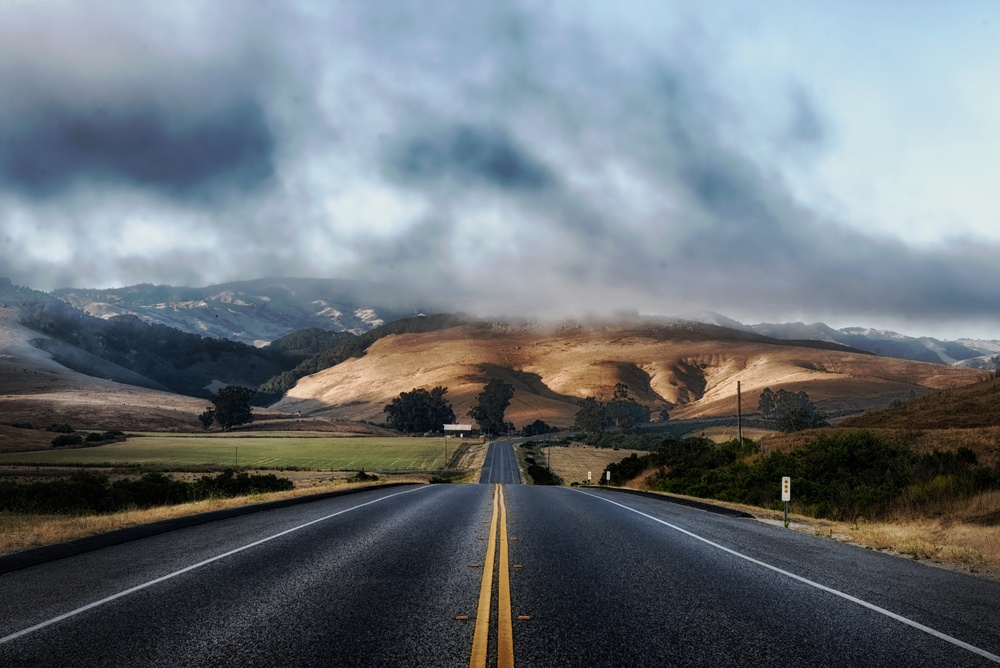
#> input picture tests/images/lane_test.jpeg, 1000 x 668 px, shrunk from 3200 x 2136 before the run
$ python -i lane_detection.py   (imports and definitions only)   (older library calls are emulated)
#> lines starting #> are read from the running program, lines starting #| are printed output that depends on the picture; after the words box and inside, x2 and y2 are one past the last pixel; in counts of white or black regions, pixels touching at a corner belong together
import cv2
import numpy as np
from numpy import linalg
import imageio
import time
import math


class _PixelLine:
    def __init__(self, x_0, y_0, x_1, y_1, diag_length):
        self.p_0, self.p_1 = ((x_0, y_0), (x_1, y_1)) if x_0 < x_1 else ((x_1, y_1), (x_0, y_0))
        self.p_0, self.p_1 = np.array(self.p_0), np.array(self.p_1)
        self.slope = float(y_1 - y_0) / float(x_1 - x_0 + 1e-32)
        self.theta = math.atan(self.slope)
        self.diag_length = diag_length

    def perp_dist(self, x, y):
        point = np.array([x, y])
        return linalg.norm(np.cross(self.p_1 - self.p_0, self.p_0 - point)) / linalg.norm(self.p_1 - self.p_0)

    def similar_angle(self, pixel_line, merge_leniency=5./360.):
        return abs(self.theta - pixel_line.theta) <= merge_leniency * 2 * np.pi

    def perp_near(self, pixel_line, merge_leniency=5./360.):
        perp_dist = max(min(self.perp_dist(*pixel_line.p_0),
                            self.perp_dist(*pixel_line.p_1)),
                        min(pixel_line.perp_dist(*self.p_0),
                            pixel_line.perp_dist(*self.p_1)))
        return perp_dist < self.diag_length * merge_leniency

    def can_combine(self, pixel_line, merge_leniency=5./360.):
        return self.similar_angle(pixel_line, merge_leniency) and self.perp_near(pixel_line, merge_leniency)

    def get_combinable(self, pixel_lines, merge_leniency=5./360.):
        return set([pixel_line for pixel_line in pixel_lines if
                    (self.can_combine(pixel_line, merge_leniency) and self != pixel_line)])


class LaneDetector:
    def __init__(self, gaussian_kernel=(5, 5), canny_thresholds=(40, 120), pixel_acc=2,
                 angle_acc=np.pi/45, vote_leniency=0.1, merge_leniency=1./36.):
        self.gaussian_kernel = gaussian_kernel
        self.canny_thresholds = canny_thresholds
        self.pixel_acc = pixel_acc
        self.angle_acc = angle_acc
        self.vote_leniency = vote_leniency
        self.merge_leniency = merge_leniency

    def detect(self, img, roi_only=False):
        """
        Detects the lane the vehicle is currently in, if any.

        :param img: <np.array> image in a numpy array. Should be <height x width x depth>
        :return: <np.array>, <tuple>
        a new image with the detected lanes in red, as well as the coordinates for the center line of the lane.
        """
        img = np.copy(img)

        # Mask lane colors, gaussian blur,
        img_color_masked = self.apply_lane_color_mask(img)
        img_edges = self.apply_canny([img_color_masked])
        img_roi = self.apply_roi_mask(img_edges)

        # Hough transform
        vote_leniency = round(self.vote_leniency * self.get_img_diag(img))
        lines = cv2.HoughLinesP(img_roi,
                                rho=self.pixel_acc,
                                theta=self.angle_acc,
                                threshold=vote_leniency,
                                minLineLength=vote_leniency / 8.,
                                maxLineGap=vote_leniency / 2.)
        lines = [] if lines is None else lines
        lines = [line[0] for line in lines]

        for line in lines:
            x_0, y_0, x_1, y_1 = line
            cv2.line(img, (x_0, y_0), (x_1, y_1), (0, 255, 0), 3)

        if roi_only:
            return img

        aggregate_lines = self.aggregate_lines(img, lines)
        lines = self.polyfit_lines(img, aggregate_lines)


        for line in lines:
            x_0, y_0, x_1, y_1 = line
            cv2.line(img, (x_0, y_0), (x_1, y_1), (255, 0, 0), 2)

        return img

    def apply_canny(self, imgs=()):
        if type(imgs) is not tuple and type(imgs) is not list:
            imgs = [imgs]
        net_img = np.zeros(imgs[0].shape[:2], dtype=np.uint8)
        for img in imgs:
            img = cv2.GaussianBlur(img, self.gaussian_kernel, 0)
            img = cv2.Canny(img,
                            self.canny_thresholds[0],
                            self.canny_thresholds[1],
                            apertureSize=3)
            net_img = cv2.bitwise_or(net_img, img)
        return net_img

    def apply_local_norm(self, img):
        float_img = img.astype(np.float) / 255.
        float_blurred = cv2.GaussianBlur(float_img, (0, 0), sigmaX=2, sigmaY=2)
        float_numerator = float_img - float_blurred
        float_blurred = cv2.GaussianBlur(float_numerator * float_numerator, (0, 0), sigmaX=20, sigmaY=20)
        float_denominator = cv2.pow(float_blurred, 0.5)
        float_img = float_numerator / float_denominator
        return (cv2.normalize(float_img, dst=float_img, alpha=0., beta=1., norm_type=cv2.NORM_MINMAX) * 255).astype(np.uint8)

    def apply_roi_mask(self, img, roi_mask=None):
        """
        Cuts out the region of interest and returns the resulting image

        :param img: <np.array>
        :return: <np.array>
        """
        roi_mask = roi_mask or self.get_roi_mask(img)
        img_roi = cv2.bitwise_and(img, roi_mask)

        return img_roi

    def apply_lane_color_mask(self, img, lane_color_mask=None):
        """
        Applies the lane color mask and returns the resulting image

        :param img: <np.array>
        :return: <np.array>
        """
        lane_color_mask = lane_color_mask or self.get_lane_color_mask(img)
        grey_img = cv2.cvtColor(img, cv2.COLOR_RGB2GRAY)
        img_masked = cv2.bitwise_and(grey_img, lane_color_mask)

        return img_masked

    def get_roi_mask(self, img):
        """
        Get region of interest mask

        :param img: <np.array> Image to mask
        :return: <np.array>
        """
        shape = img.shape
        mask = np.zeros(shape, np.uint8)
        shape = [np.array([
                           (0, round(shape[0] * 0.75)),
                           (0, shape[0]),
                           (shape[1], shape[0]),
                           (shape[1], round(shape[0] * 0.75)),
                           (round(shape[1] * 0.6), round(shape[0] * 0.666)),
                           (round(shape[1] * 0.4), round(shape[0] * 0.666))
                        ])]
        cv2.fillPoly(mask, shape, 255)
        return mask

    def get_lane_color_mask(self, img):
        """
        Calculates the lane color mask and returns it

        :param img: <np.array>
        :return: <np.array>
        """

        # Generate two derivative images, an HSV and a Greyscale
        hsv_img = cv2.cvtColor(img, cv2.COLOR_RGB2HSV)
        grey_img = cv2.cvtColor(img, cv2.COLOR_RGB2GRAY)

        # Set the lower and upper bound yellow colors, then get the masks for the yellow and white colors
        yellow_lower, yellow_upper = np.array([20, 100, 100], np.uint8), np.array([30, 255, 255], np.uint8)
        yellow_mask = cv2.inRange(hsv_img, yellow_lower, yellow_upper)
        white_mask = cv2.inRange(grey_img, 150, 255)

        # Calculate the mask (either yellow or white)
        lane_mask = cv2.bitwise_or(white_mask, yellow_mask)

        return lane_mask

    def get_img_diag(self, img):
        shape = img.shape
        return (shape[0] ** 2 + shape[1] ** 2) ** 0.5

    def aggregate_lines(self, img, lines):
        """
        Aggregates the lines and returns the whole lane lines

        :param img: <np.array>
        :param lines: <list of list of [x_0, y_0, x_1, y_1] list>
        :return:
        """
        if len(lines) == 0:
            return []
        lines = [_PixelLine(*line, self.get_img_diag(img)) for line in lines]
        lines = [line for line in lines if line.theta >= np.pi / 9. or line.theta <= -np.pi / 9.]
        unique_lines = set(lines)
        merge_leniency = self.merge_leniency
        line_sets = []
        while len(unique_lines) > 0:
            curr_root = unique_lines.pop()
            curr_set = {curr_root}
            fringe = curr_root.get_combinable(unique_lines, merge_leniency)
            unique_lines = unique_lines.difference(fringe)
            while len(fringe) > 0:
                curr_root = fringe.pop()
                fringe_update = curr_root.get_combinable(unique_lines, merge_leniency)
                fringe = fringe.union(fringe_update)
                unique_lines = unique_lines.difference(fringe_update)
                curr_set.add(curr_root)
            line_sets.append(curr_set)
        return line_sets

    def polyfit_lines(self, img, aggregate_lines):
        final_lines = []
        height, width, depth = img.shape
        y_upper, y_lower = (height * 2) // 3, round(height)
        for line_set in aggregate_lines:
            x = []
            y = []
            for line in line_set:
                x.extend([line.p_0[0], line.p_1[0]])
                y.extend([line.p_0[1], line.p_1[1]])
            line = np.polyfit(x, y, 1)
            a, b = line[0], line[1]
            x_0, y_0 = min(max(((y_upper - b) / a).astype(np.int), 1), width), y_upper
            x_1, y_1 =  min(max(((y_lower - b) / a).astype(np.int), 1), width), y_lower
            final_lines.append((x_0, y_0, x_1, y_1))
        return final_lines


def unit_test():
    lane_detector = LaneDetector()
    img = imageio.imread('LOCATION TO PICTURE')

    result_img = lane_detector.detect(img)
    imageio.imwrite('LOCATION TO PICTURE', result_img)

    img = imageio.imread('LOCATION TO PICTURE')
    t = time.time()
    lane_detector.detect(img)
    t = time.time() - t

    print('Lane Detection Max Theoretical FPS: ', 1./t)


# [1 line not run here, left out]

>>> import cv2
>>> picture = cv2.cvtColor(cv2.imread('../tests/images/lane_test.jpeg'), cv2.COLOR_BGR2RGB)
>>> result = LaneDetector().detect(picture)
#> in get_lane_color_mask, `hsv_img = cv2.cvtColor(img, cv2.COLOR_RGB2HSV)`: hsv_img: shape (668, 1000, 3); mean H, S, V 86.1, 68.4, 128.7
#> in get_lane_color_mask, `grey_img = cv2.cvtColor(img, cv2.COLOR_RGB2GRAY)`:
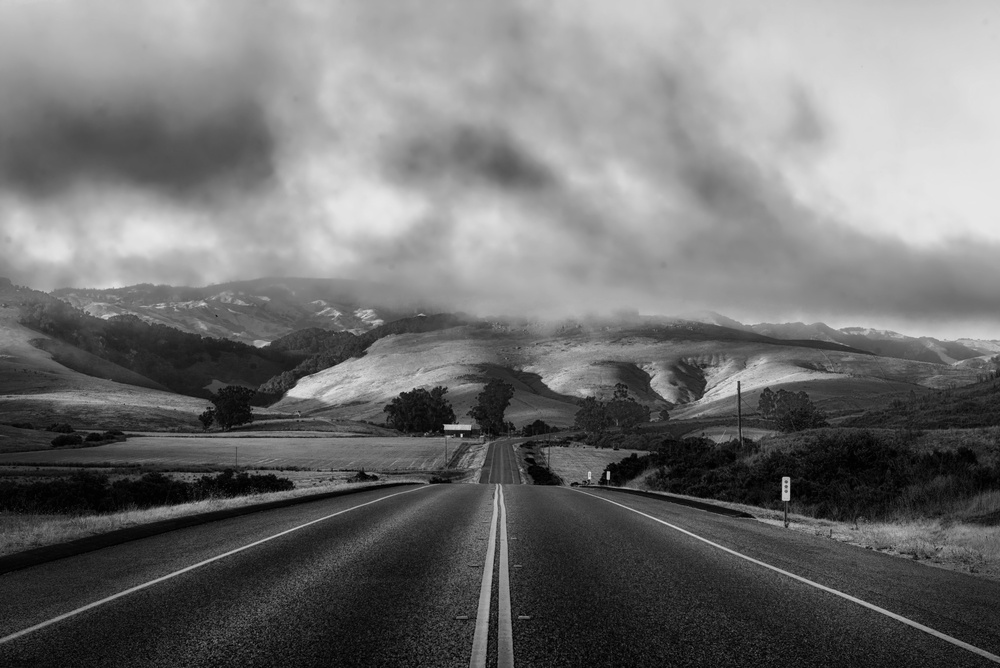
#> grey_img: shape (668, 1000); min 0, max 231, mean 113.2
#> in get_lane_color_mask, `yellow_mask = cv2.inRange(hsv_img, yellow_lower, yellow_upper)`:
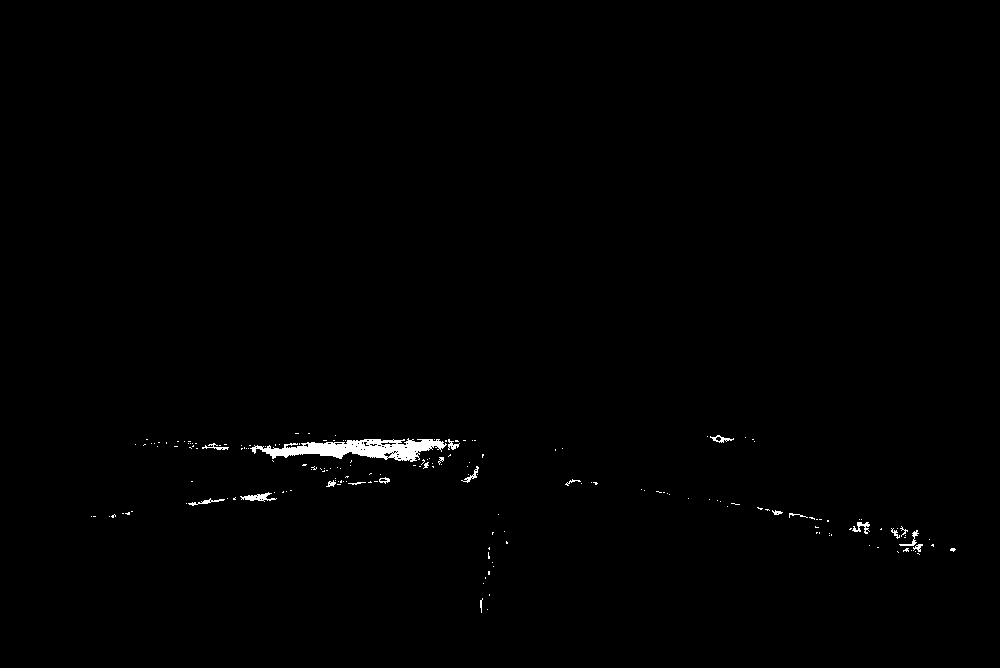
#> yellow_mask: shape (668, 1000); 0.58% white; 182 white regions (161 under 20 px), largest, box (x1, y1, x2, y2) and area: (250, 438, 447, 462) 2375, (240, 492, 277, 502) 160, (852, 522, 870, 534) 99
#> in get_lane_color_mask, `white_mask = cv2.inRange(grey_img, 150, 255)`: white_mask: shape (668, 1000); 37.5% white; 373 white regions (335 under 20 px), largest, box (x1, y1, x2, y2) and area: (0, 0, 1000, 352) 238701, (287, 353, 458, 404) 4271, (696, 357, 832, 406) 1887
#> in get_lane_color_mask, `lane_mask = cv2.bitwise_or(white_mask, yellow_mask)`:
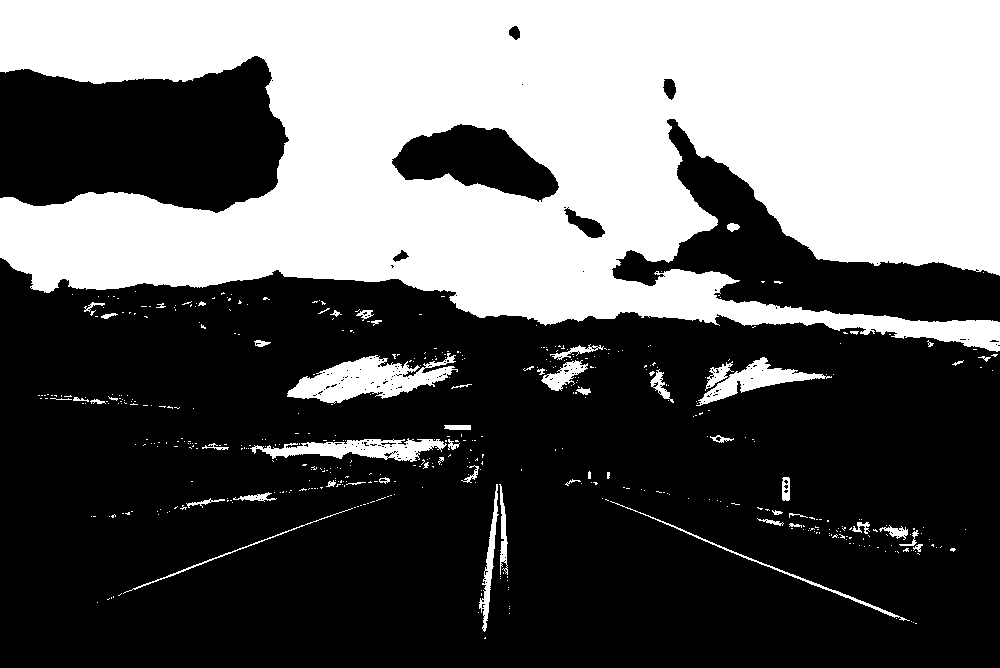
#> lane_mask: shape (668, 1000); 38.1% white; 498 white regions (442 under 20 px), largest, box (x1, y1, x2, y2) and area: (0, 0, 1000, 352) 238701, (287, 353, 458, 404) 4271, (250, 438, 447, 462) 2375
#> in apply_lane_color_mask, `img_masked = cv2.bitwise_and(grey_img, lane_color_mask)`:
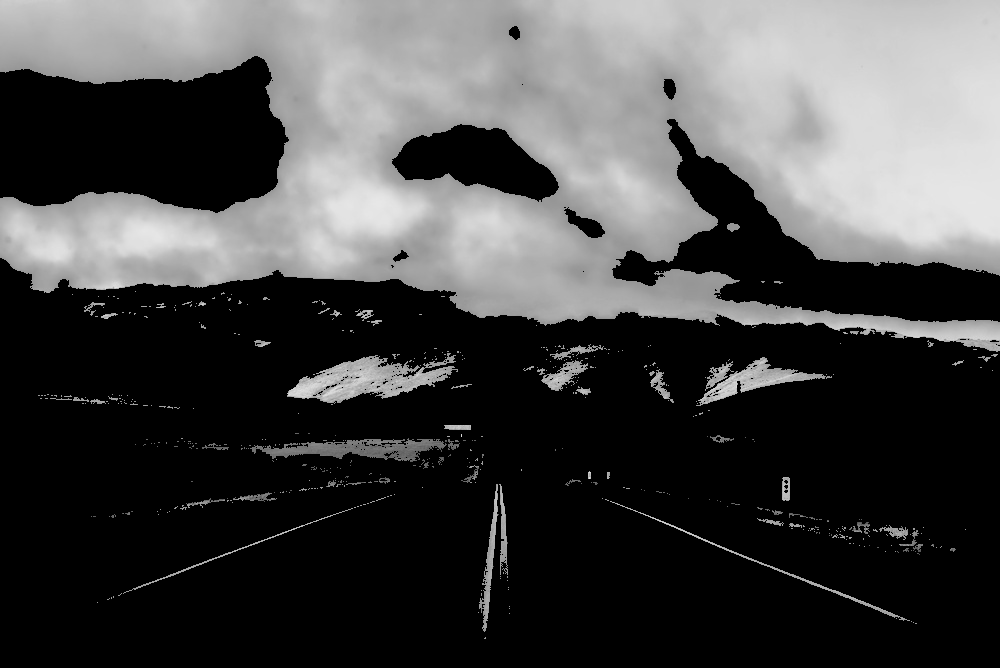
#> img_masked: shape (668, 1000); min 0, max 231, mean 70.3
#> the loop in apply_canny, `for img in imgs:` made 1 pass
#> in get_roi_mask, `cv2.fillPoly(mask, shape, 255)`: mask: shape (668, 1000); 30% white; 1 white region, box (x1, y1, x2, y2) and area: (0, 445, 1000, 668) 200568
#> in apply_roi_mask, `img_roi = cv2.bitwise_and(img, roi_mask)`:
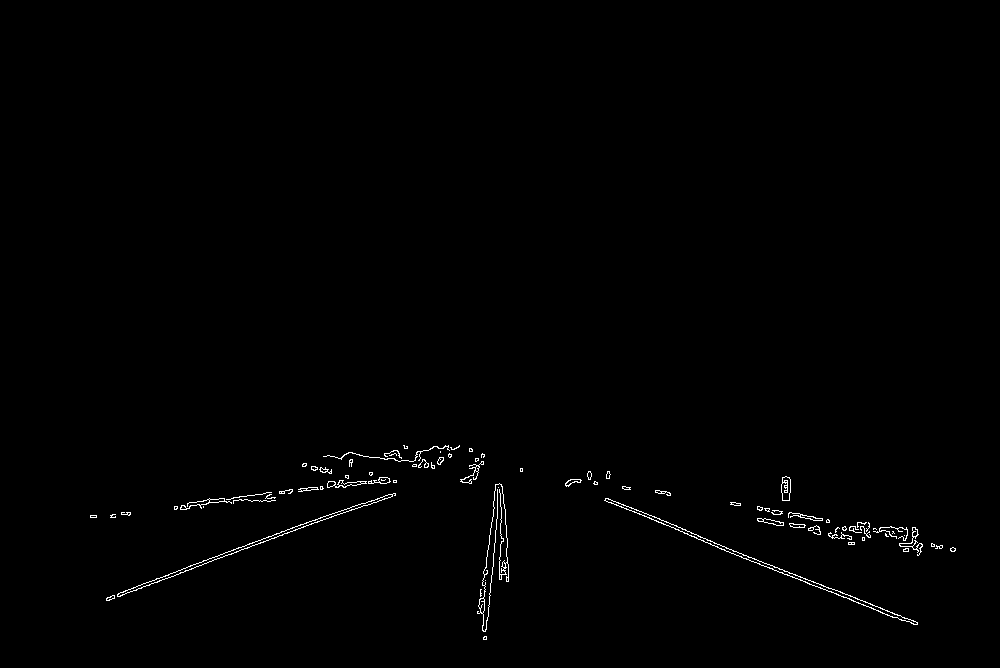
#> img_roi: shape (668, 1000); 0.63% white in thin lines or dots, all inside (x1, y1, x2, y2) = (90, 445, 956, 640)
#> in detect, `vote_leniency = round(self.vote_leniency * self.get_img_diag(img))`: vote_leniency = 120
#> in detect, `lines = cv2.HoughLinesP(img_roi, rho=self.pixel_acc, theta=self.angle_..`: lines = 14 rows, first 6: [566, 482, 829, 588], [565, 484, 902, 620], [404, 446, 478, 459], [209, 498, 389, 479], [136, 590, 300, 524], [734, 505, 915, 537]
#> in detect, `lines = [line[0] for line in lines]`: lines = 14 items, first 6: [566, 482, 829, 588], [565, 484, 902, 620], [404, 446, 478, 459], [209, 498, 389, 479], [136, 590, 300, 524], [734, 505, 915, 537]
#> the loop in detect, `for line in lines:` made 14 passes
#> (x_0, y_0, x_1, y_1) on passes 1 to 12: (566, 482, 829, 588), (565, 484, 902, 620), (404, 446, 478, 459), (209, 498, 389, 479), (136, 590, 300, 524), (734, 505, 915, 537), (570, 483, 696, 534), (730, 502, 917, 535), (760, 518, 952, 551), (106, 599, 212, 557), (238, 547, 390, 497), (757, 519, 920, 548)
#> after the loop in detect, `for line in lines:`:
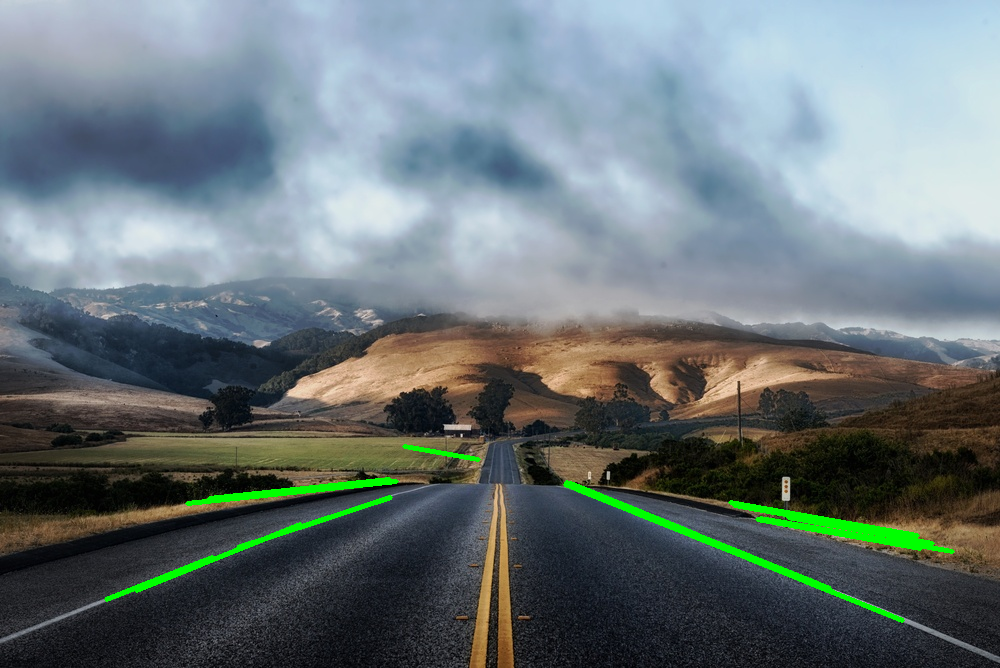
#> img: shape (668, 1000, 3); mean R, G, B 105.5, 116.9, 119.5
#> in aggregate_lines, `lines = [_PixelLine(*line, self.get_img_diag(img)) for line in lines]`: lines = 14 items
#> in aggregate_lines, `lines = [line for line in lines if line.theta >= np.pi / 9. or line.th..`: lines = 5 items
#> the loop in aggregate_lines, `while len(unique_lines) > 0:` made 2 passes
#> after the loop in aggregate_lines, `while len(unique_lines) > 0:`: line_sets = 2 items
#> the loop in polyfit_lines, `for line_set in aggregate_lines:` made 2 passes
#> (a, b, x_0, y_0, x_1, y_1) on passes 1 to 2: (0.406, 252.5, 474, 445, 1000, 668), (-0.394, 641.7, 499, 445, 1, 668)
#> after the loop in polyfit_lines, `for line_set in aggregate_lines:`: final_lines = [(474, 445, 1000, 668), (499, 445, 1, 668)]
#> the loop in detect, `for line in lines:` made 2 passes
#> after the loop in detect, `for line in lines:`:
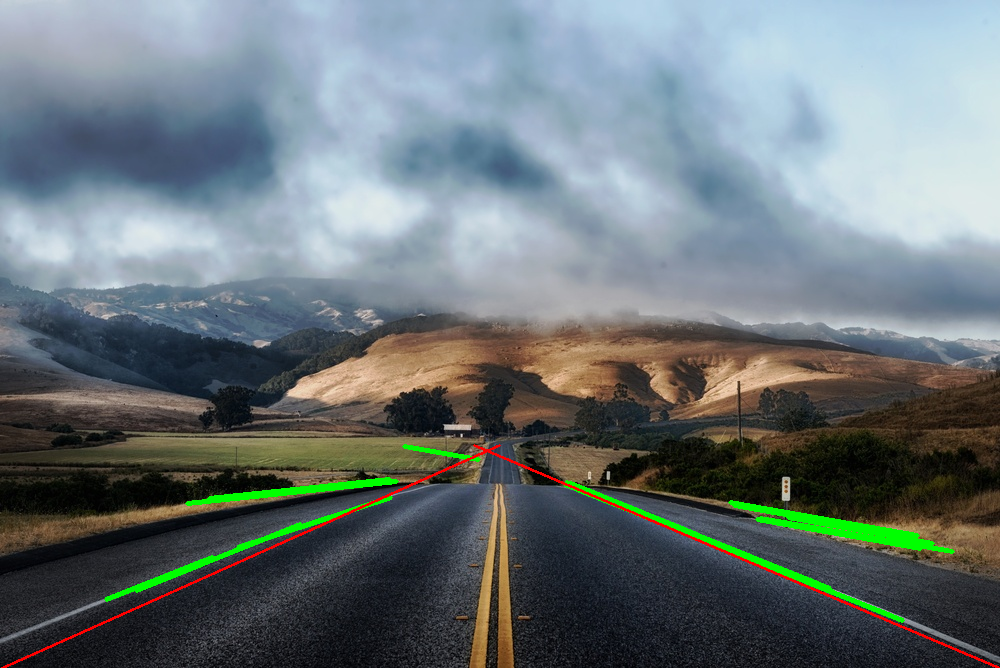
#> img: shape (668, 1000, 3); 0.43% of pixels changed, all inside (x1, y1, x2, y2) = (1, 444, 1000, 668)
